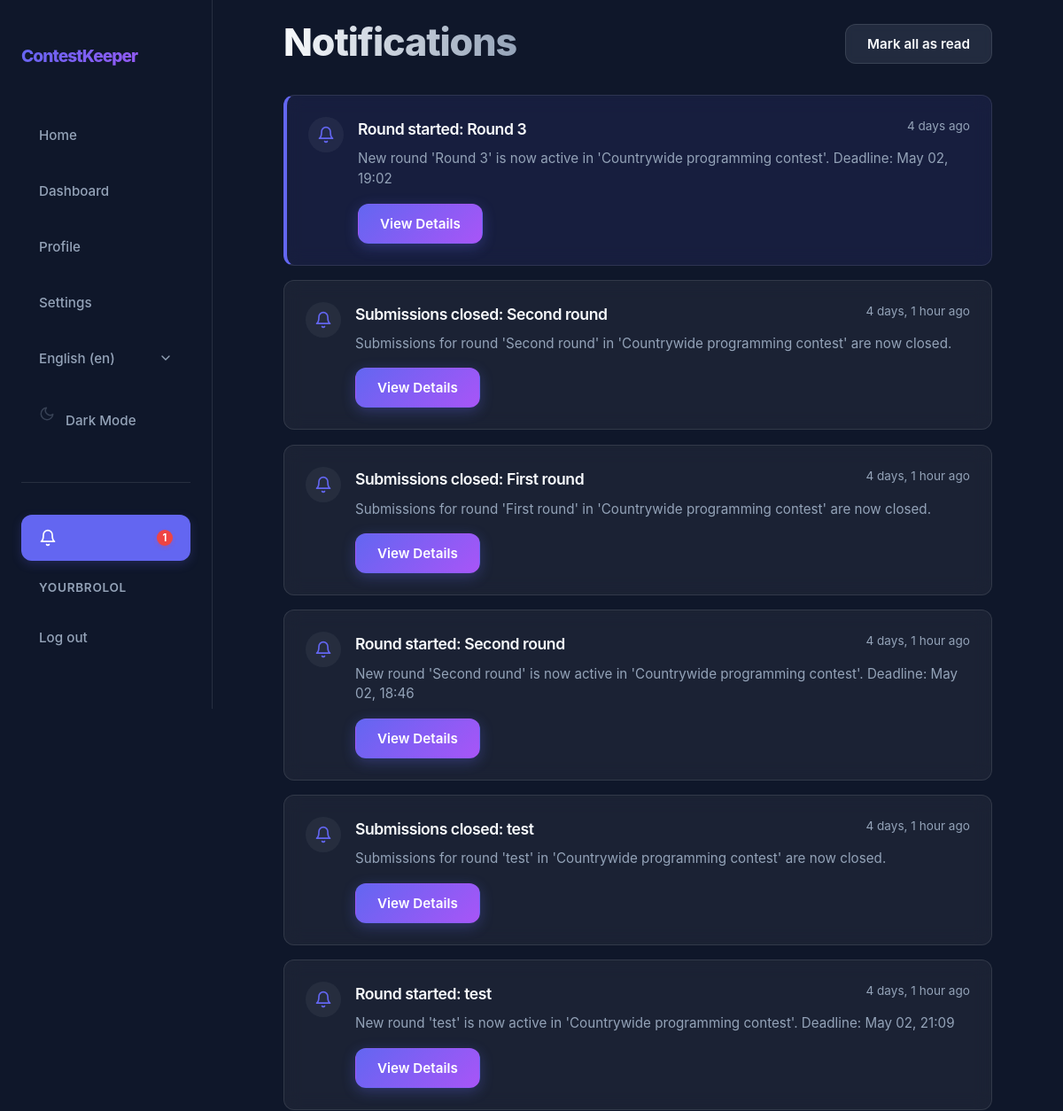
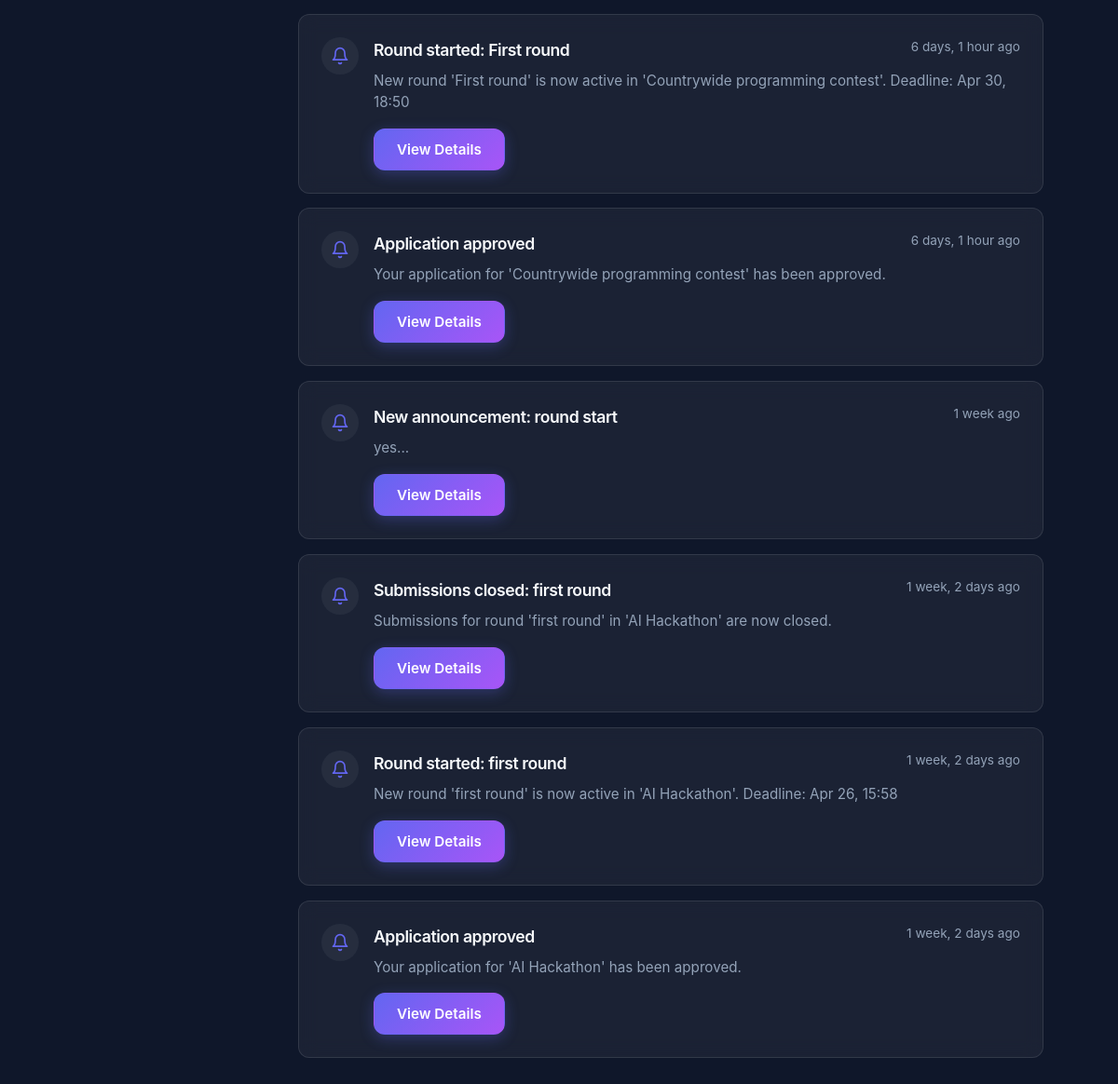
Screenshot of /en/notifications/ (signed in) with the database file from the repository (2 pictures, top to bottom).
### app/models.py (models this page shows, shortened)
class User(AbstractUser):
    class Role(models.TextChoices):
        ORGANIZER = "ORGANIZER", _("Organizer")
        JURY = "JURY", _("Jury")
        PARTICIPANT = "PARTICIPANT", _("Participant")
    username = models.CharField(max_length=20, unique=True)
    bio = models.CharField(max_length=200, blank=True)
    role = models.CharField(choices=Role.choices, default=Role.PARTICIPANT)

class Notification(models.Model):
    class Type(models.TextChoices):
        REGISTRATION_OPEN = "REGISTRATION_OPEN", _("Registration Open")
        ROUND_STARTED = "ROUND_STARTED", _("Round Started")
        DEADLINE_APPROACHING = "DEADLINE_APPROACHING", _("Deadline Approaching")
        SUBMISSIONS_CLOSED = "SUBMISSIONS_CLOSED", _("Submissions Closed")
        EVALUATION_COMPLETE = "EVALUATION_COMPLETE", _("Evaluation Complete")
        APPLICATION_UPDATE = "APPLICATION_UPDATE", _("Application Update")
        ANNOUNCEMENT = "ANNOUNCEMENT", _("Announcement")
    recipient = models.ForeignKey(User, on_delete=models.CASCADE, related_name="notifications")
    notification_type = models.CharField(choices=Type.choices, max_length=30)
    title = models.CharField(max_length=200)
    message = models.TextField()
    link = models.CharField(max_length=500, blank=True, help_text="URL to navigate to when clicked")
    is_read = models.BooleanField(default=False)
    created_at = models.DateTimeField(auto_now_add=True)
    class Meta:
        ordering = ['-created_at']

### app/views/views_notification.py (the view)
# urls.py: path("notifications/", views.NotificationListView.as_view(), name="notification_list"),
class NotificationListView(RedirectToRegisterMixin, ListView):
    model = Notification
    template_name = "app/core/notifications.html"
    context_object_name = "notifications"
    def get_queryset(self):
        return self.request.user.notifications.all()

### app/context_processors.py (called while the page is built)
def notification_count(request):
    if request.user.is_authenticated:
        return {
            'unread_notification_count': request.user.notifications.filter(is_read=False).count()
        }
    return {'unread_notification_count': 0}

### app/templates/app/core/notifications.html (shortened to what this page needs)
{% extends 'app/core/base.html' %}
{% load static i18n %}
{% block extra_css %}
<link rel="stylesheet" href="{% static 'css/core/notifications.css' %}">
{% endblock %}
{% block content %}
        <div class="notifications-container">
            <header class="notifications-header">
                <div>
                    <h1 id="h1">{% trans "Notifications" %}</h1>
                </div>
                {% if notifications %}
                <form action="{% url 'notifications_mark_all_read' %}" method="POST">
                    <button type="submit" class="btn btn-secondary">{% trans "Mark all as read" %}</button>
                </form>
                {% endif %}
            </header>
            <div class="notifications-list">
                {% for notification in notifications %}
                <div class="notification-card {% if not notification.is_read %}unread{% endif %}">
                    <div class="notification-icon">
                        <svg width="20" height="20" viewBox="0 0 24 24" fill="none" stroke="currentColor" stroke-width="2" stroke-linecap="round" stroke-linejoin="round">
                            <path d="M18 8A6 6 0 0 0 6 8c0 7-3 9-3 9h18s-3-2-3-9"></path>
                            <path d="M13.73 21a2 2 0 0 1-3.46 0"></path>
                        </svg>
                    </div>
                    <div class="notification-content">
                        <div class="notification-header">
                            <h3 class="notification-title">{{ notification.title }}</h3>
                            <span class="notification-time">{% blocktrans with timesince=notification.created_at|timesince %}{{ timesince }} ago{% endblocktrans %}</span>
                        </div>
                        <p class="notification-message">{{ notification.message }}</p>
                        <div class="notification-actions">
                            {% if notification.link %}
                            <form action="{% url 'notification_read' notification.pk %}" method="POST" class="form-001">
                                <button type="submit" class="btn btn-primary btn-sm">{% trans "View Details" %}</button>
                            </form>
                            {% elif not notification.is_read %}
                            <form action="{% url 'notification_read' notification.pk %}" method="POST" class="form-001">
                                {% csrf_token %}
                                <button type="submit" class="mark-read-btn">{% trans "Mark as read" %}</button>
                            </form>
                            {% endif %}
                        </div>
                    </div>
                </div>
                {% endfor %}
            </div>
        </div>
{% endblock %}

### app/templates/app/core/nav.html (shortened to what this page needs)
{% load static i18n %}
<nav id="nav">
    <div class="nav-container">
        <a href="{% url 'home' %}" class="nav-logo">{% trans 'ContestKeeper' %}</a>
        <div class="nav-links">
            <button data-url="{% url 'home' %}" class="nav-link" id="homeBtn">{% trans "Home" %}</button>
            <button data-url="{% url 'dashboard' %}" class="nav-link" id="dashboardBtn">{% trans "Dashboard" %}</button>
            <button data-url="{% url 'profile' %}" class="nav-link" id="profileBtn">{% trans "Profile" %}</button>
            <button data-url="{% url 'settings' %}" class="nav-link" id="settingsBtn">{% trans "Settings" %}</button>
            <div class="nav-lang-switcher">
                <form action="{% url 'set_language' %}" method="post" class="form-001">
                    <select name="language" onchange="this.form.submit()" class="nav-lang-select" aria-label="{% trans 'Select language' %}">
                        {% get_current_language as LANGUAGE_CODE %}
                        {% get_available_languages as LANGUAGES %}
                        {% get_language_info_list for LANGUAGES as languages %}
                        {% for language in languages %}
                            <option value="{{ language.code }}"{% if language.code == LANGUAGE_CODE %} selected{% endif %}>
                                {{ language.name_local }} ({{ language.code }})
                            </option>
                        {% endfor %}
                    </select>
                </form>
            </div>
            <button id="themeToggle" class="nav-link" aria-label="{% trans 'Toggle theme' %}">
                <svg id="themeIcon" width="18" height="18" viewBox="0 0 24 24" fill="none" stroke="currentColor" stroke-width="2" stroke-linecap="round" stroke-linejoin="round" class="svg-001">
                    <path d="M21 12.79A9 9 0 1 1 11.21 3 7 7 0 0 0 21 12.79z"></path>
                </svg>
                <span id="themeText">{% if request.COOKIES.theme == 'light' %}{% trans "Light Mode" %}{% else %}{% trans "Dark Mode" %}{% endif %}</span>
            </button>
            <hr class="nav-auth-divider">
            {% if user.is_authenticated %}
            <button data-url="{% url 'notification_list' %}" class="nav-link notification-btn" id="notificationsBtn" aria-label="{% trans 'Notifications' %}">
                <svg width="20" height="20" viewBox="0 0 24 24" fill="none" stroke="currentColor" stroke-width="2" stroke-linecap="round" stroke-linejoin="round">
                    <path d="M18 8A6 6 0 0 0 6 8c0 7-3 9-3 9h18s-3-2-3-9"></path>
                    <path d="M13.73 21a2 2 0 0 1-3.46 0"></path>
                </svg>
                {% if unread_notification_count %}
                <span class="notification-badge">{{ unread_notification_count }}</span>
                {% endif %}
            </button>
            <span class="nav-user">{{ user.username }}</span>
            <form method="post" action="{% url 'logout' %}" class="nav-logout-form">
                <button type="submit" class="nav-link">{% trans "Log out" %}</button>
            </form>
            {% else %}
            <a href="{% url 'register' %}" class="nav-link">{% trans "Register" %}</a>
            <a href="{% url 'login' %}" class="nav-link">{% trans "Log in" %}</a>
            {% endif %}
        </div>
    </div>
</nav>

### app/static/css/core/common.css (style rules this page uses)
:root { --nav-width: 260px; --primary: #6366f1; --primary-rgb: 99, 102, 241; --primary-hover: #4f46e5; --secondary: #a855f7; --bg-dark: #0f172a; --bg-card: var(--glass-light); --text-main: #f8fafc; --text-muted: #94a3b8; --border: rgba(var(--white-rgb), 0.1); --glass: var(--glass-light); --glass-hover: rgba(var(--white-rgb), 0.1); --bg-card-hover: rgba(var(--bg-dark-rgb), 0.95); --input-bg: var(--bg-navy-medium); --input-bg-focus: var(--bg-navy-solid); --input-text: #ffffff; --shadow-lg: 0 10px 25px -5px var(--shadow-intensity-dark), 0 8px 10px -6px var(--shadow-intensity-dark); --success: #22c55e; --success-rgb: 34, 197, 94; --error: #ef4444; --error-rgb: 239, 68, 68; --warning: #f59e0b; --warning-rgb: 245, 158, 11; --info: #3b82f6; --info-rgb: 59, 130, 246; --slate-rgb: 148, 163, 184; --white-rgb: 255, 255, 255; --black-rgb: 0, 0, 0; --bg-primary-tint: rgba(var(--primary-rgb), 0.1); --bg-success-tint: rgba(var(--success-rgb), 0.15); --bg-error-tint: rgba(var(--error-rgb), 0.15); --bg-warning-tint: rgba(var(--warning-rgb), 0.15); --bg-info-tint: rgba(var(--info-rgb), 0.15); --bg-slate-tint: rgba(var(--slate-rgb), 0.15); --overlay-subtle: rgba(var(--black-rgb), 0.05); --overlay-medium: rgba(var(--black-rgb), 0.1); --glass-light: rgba(var(--white-rgb), 0.05); --glass-medium: rgba(var(--white-rgb), 0.3); --glass-border-light: rgba(var(--white-rgb), 0.1); --shadow-brand: var(--shadow-brand); --primary-subtle: rgba(var(--primary-rgb), 0.1); --primary-medium: rgba(var(--primary-rgb), 0.3); --primary-strong: rgba(var(--primary-rgb), 0.4); --bg-dark-rgb: 15, 23, 42; --bg-navy-soft: rgba(var(--bg-dark-rgb), 0.4); --bg-navy-medium: rgba(var(--bg-dark-rgb), 0.6); --bg-navy-solid: rgba(var(--bg-dark-rgb), 0.8); --shadow-intensity-dark: rgba(var(--black-rgb), 0.3); --shadow-faint: rgba(var(--black-rgb), 0.06); --glass-solid-light: rgba(var(--white-rgb), 0.85); --glass-solid-ultra: rgba(var(--white-rgb), 0.95); --white-alpha-02: rgba(var(--white-rgb), 0.02); --white-alpha-03: rgba(var(--white-rgb), 0.03); --white-alpha-07: rgba(var(--white-rgb), 0.07); --white-alpha-20: rgba(var(--white-rgb), 0.20); --hex-primary-1: var(--primary); --hex-primary-2: var(--primary); --hex-indigo-alt: var(--primary); --hex-primary-light: var(--bg-primary-tint); --hex-primary-lightest: var(--bg-primary-tint); --hex-primary-dark: var(--primary-hover); --hex-success-1: var(--success); --hex-success-2: var(--success); --hex-success-3: var(--success); --hex-success-4: var(--success); --hex-success-light: var(--bg-success-tint); --hex-success-dark: var(--success); }
@media (max-width: 1200px) { :root { --nav-width: 240px; } }
* { margin: 0; box-sizing: border-box; }
html { overflow-x: clip; font-size: clamp(16px, 1vw, 5vw); }
body { background-color: var(--bg-dark); color: var(--text-main); font-family: "Inter", -apple-system, BlinkMacSystemFont, "Segoe UI", Roboto, Helvetica, Arial, sans-serif; line-height: 1.6; min-height: 100vh; overflow-x: clip; }
h1, h2, h3 { color: var(--text-main); letter-spacing: -0.025em; }
#h1 { font-size: clamp(2rem, 1.75rem + 1.25vmin, 3.5rem); font-weight: 800; line-height: 1.1; background: linear-gradient(to right, var(--text-main), var(--text-muted)); -webkit-background-clip: text; background-clip: text; -webkit-text-fill-color: transparent; margin-bottom: 0.25rem; }
.btn { display: inline-flex; align-items: center; justify-content: center; padding: 0.75rem 1.5rem; border-radius: 0.75rem; font-weight: 600; font-size: 0.95rem; font-family: inherit; text-decoration: none; transition: all 0.2s ease; cursor: pointer; border: 1px solid transparent; gap: 0.5rem; }
.btn-primary { background: linear-gradient(135deg, var(--primary) 0%, var(--secondary) 100%); color: white; box-shadow: 0 4px 15px var(--primary-medium); }
.btn-secondary { background: var(--bg-slate-tint); color: var(--text-main); border: 1px solid var(--border); backdrop-filter: blur(4px); }
.form-input, input, textarea, select { width: 100%; background: var(--input-bg); border: 1px solid var(--border); border-radius: 0.8rem; padding: 0.8rem 1rem; color: var(--input-text); font-family: inherit; font-size: 1rem; transition: all 0.3s; }

### rows the page displays
User: username "YOURBROLOL"
Notification: title "Round started: Round 3", message "New round 'Round 3' is now active in 'Countrywide programming contest'. Deadline: May 02, 19:02"
Notification: title "Submissions closed: Second round", message "Submissions for round 'Second round' in 'Countrywide programming contest' are now closed."
Notification: title "Submissions closed: First round", message "Submissions for round 'First round' in 'Countrywide programming contest' are now closed."
Notification: title "Round started: Second round", message "New round 'Second round' is now active in 'Countrywide programming contest'. Deadline: May 02, 18:46"
Notification: title "Submissions closed: test", message "Submissions for round 'test' in 'Countrywide programming contest' are now closed."
Notification: title "Round started: test", message "New round 'test' is now active in 'Countrywide programming contest'. Deadline: May 02, 21:09"
Notification: title "Round started: First round", message "New round 'First round' is now active in 'Countrywide programming contest'. Deadline: Apr 30, 18:50"
Notification: title "Application approved", message "Your application for 'Countrywide programming contest' has been approved."
Notification: title "New announcement: round start", message "yes..."
Notification: title "Submissions closed: first round", message "Submissions for round 'first round' in 'AI Hackathon' are now closed."
Notification: title "Round started: first round", message "New round 'first round' is now active in 'AI Hackathon'. Deadline: Apr 26, 15:58"
Notification: title "Application approved", message "Your application for 'AI Hackathon' has been approved."

### other values shown
{{ unread_notification_count }} "1"
form field language "English (en)"
